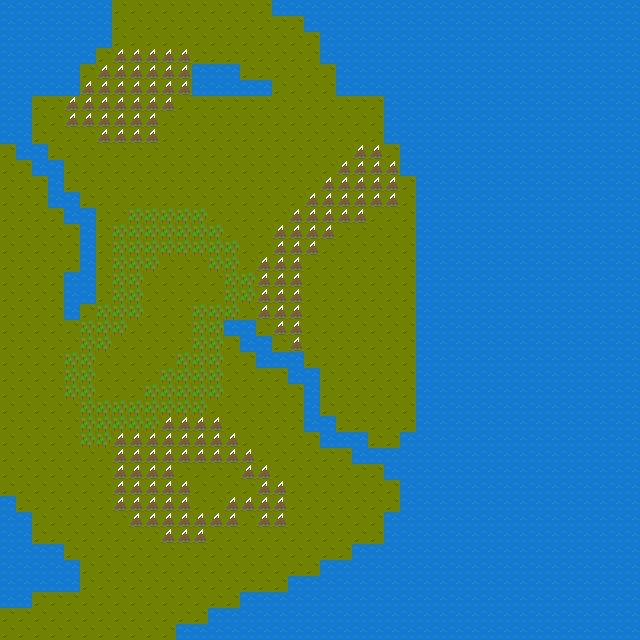

Below is a game level as drawn by its tile map, then a one-line description and the .tmx that defines it (tile-layer data replaced by summaries):
An orthogonal 40x40 tile map with 16x16 px tiles, 1 tile layer (Tile Layer 1).

<map version="1.0" tiledversion="1.0.3" orientation="orthogonal" renderorder="right-down" width="40" height="40" tilewidth="16" tileheight="16" nextobjectid="1">
 <tileset firstgid="1" source="Tile_Set.tsx" />
 <layer name="Tile Layer 1" width="40" height="40">
  <data>[1600 cells, 1600 non-empty, 4 distinct tile ids]</data>
 </layer>
</map>